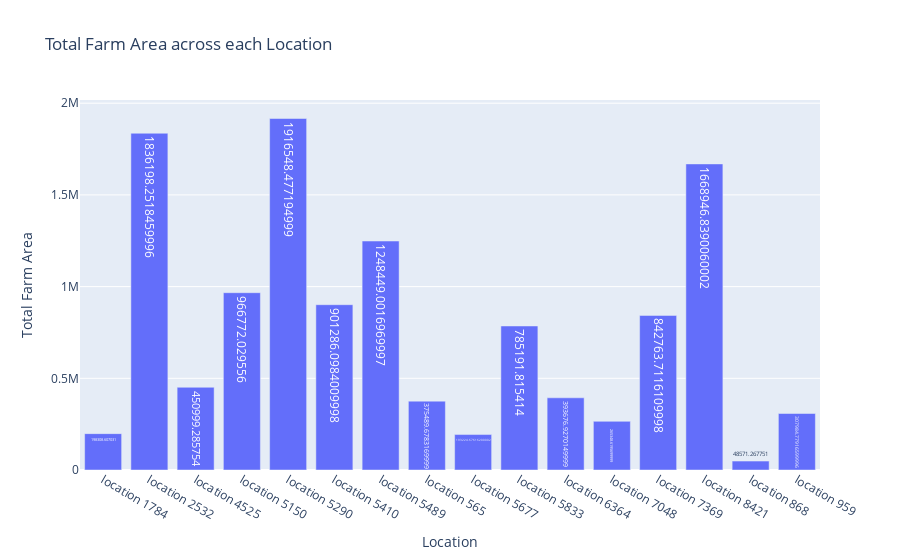

Write notebook code for a chart like this one.
### Markdown cell above
<div class="alert alert-info">
<h4><strong><i>Above figure shows the Top 10 Farms having the lowest area from lowest to highest. Farm Id 70417 has the lowest farm area and belongs to Location with Id 7369</i></strong></h4>
</div>

### Code cell
tmp = farm_data.groupby('deidentified_location').agg({'farm_area':'sum'}).reset_index()

fig = px.bar(tmp, y="farm_area", x="deidentified_location", text="farm_area", title="Total Farm Area across each Location")

fig.update_yaxes(title='Total Farm Area')
fig.update_xaxes(title='Location')

fig.show()

### Figure 1 — Plotly figure (JSON) as saved in the notebook; plotly's stock layout.template omitted (floating-point values rounded to 4 significant figures)
{"data": [{"alignmentgroup": "True", "hovertemplate": "deidentified_location=%{x}<br>farm_area=%{text}<extra></extra>", "legendgroup": "", "marker": {"color": "#636efa"}, "name": "", "offsetgroup": "", "orientation": "v", "showlegend": false, "text": [198300.0, 1836000.0, 451000.0, 966800.0, 1917000.0, 901300.0, 1248000.0, 375500.0, 193200.0, 785200.0, 393700.0, 265300.0, 842800.0, 1669000.0, 48570.0, 308000.0], "textposition": "auto", "type": "bar", "x": ["location 1784", "location 2532", "location 4525", "location 5150", "location 5290", "location 5410", "location 5489", "location 565", "location 5677", "location 5833", "location 6364", "location 7048", "location 7369", "location 8421", "location 868", "location 959"], "xaxis": "x", "y": [198300.0, 1836000.0, 451000.0, 966800.0, 1917000.0, 901300.0, 1248000.0, 375500.0, 193200.0, 785200.0, 393700.0, 265300.0, 842800.0, 1669000.0, 48570.0, 308000.0], "yaxis": "y"}], "layout": {"barmode": "relative", "legend": {"tracegroupgap": 0}, "title": {"text": "Total Farm Area across each Location"}, "xaxis": {"anchor": "y", "domain": [0, 1], "title": {"text": "Location"}}, "yaxis": {"anchor": "x", "domain": [0, 1], "title": {"text": "Total Farm Area"}}}}
